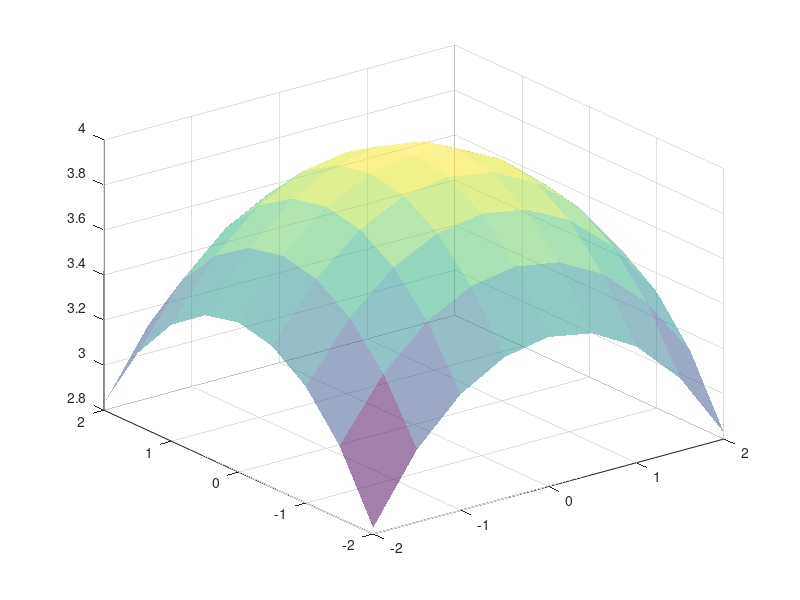

Recreate this plot in MATLAB. (Note: this script raises an error after producing the figure.)
clc
clear all
close all

[x,y] = meshgrid(-2:0.5:2,-2:0.5:2);
z = sqrt(16- x.^2 -y.^2); %funcio z(x,y)
figure(1)
surf(x,y,z, 'faceAlpha',0.5,'EdgeColor','none')

hold on
zz= x+y;

%surf(x,y,zz,'faceAlpha',0.5,'EdgeColor','none')

%hold off

%%
[x,y] = mesh





